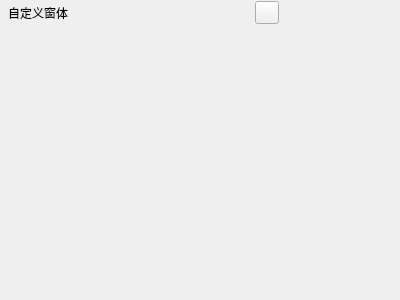
<?xml version="1.0" encoding="UTF-8"?>
<ui version="4.0">
 <class>QtForm</class>
 <widget class="QDialog" name="QtForm">
  <property name="geometry">
   <rect>
    <x>0</x>
    <y>0</y>
    <width>400</width>
    <height>300</height>
   </rect>
  </property>
  <property name="windowTitle">
   <string>Dialog</string>
  </property>
  <layout class="QVBoxLayout" name="verticalLayout">
   <property name="spacing">
    <number>0</number>
   </property>
   <property name="leftMargin">
    <number>1</number>
   </property>
   <property name="topMargin">
    <number>1</number>
   </property>
   <property name="rightMargin">
    <number>1</number>
   </property>
   <property name="bottomMargin">
    <number>1</number>
   </property>
   <item>
    <widget class="QWidget" name="QtFormTitle" native="true">
     <property name="sizePolicy">
      <sizepolicy hsizetype="Preferred" vsizetype="Fixed">
       <horstretch>0</horstretch>
       <verstretch>0</verstretch>
      </sizepolicy>
     </property>
     <layout class="QHBoxLayout" name="horizontalLayout_2">
      <property name="spacing">
       <number>0</number>
      </property>
      <property name="leftMargin">
       <number>0</number>
      </property>
      <property name="topMargin">
       <number>0</number>
      </property>
      <property name="rightMargin">
       <number>0</number>
      </property>
      <property name="bottomMargin">
       <number>0</number>
      </property>
      <item>
       <widget class="QLabel" name="QtLabIco">
        <property name="text">
         <string/>
        </property>
        <property name="alignment">
         <set>Qt::AlignCenter</set>
        </property>
       </widget>
      </item>
      <item>
       <widget class="QLabel" name="QtLabTitle">
        <property name="sizePolicy">
         <sizepolicy hsizetype="Expanding" vsizetype="Preferred">
          <horstretch>0</horstretch>
          <verstretch>0</verstretch>
         </sizepolicy>
        </property>
        <property name="text">
         <string>自定义窗体</string>
        </property>
       </widget>
      </item>
      <item>
       <widget class="QToolButton" name="btnMenu">
        <property name="sizePolicy">
         <sizepolicy hsizetype="Fixed" vsizetype="Expanding">
          <horstretch>0</horstretch>
          <verstretch>0</verstretch>
         </sizepolicy>
        </property>
        <property name="text">
         <string/>
        </property>
        <property name="popupMode">
         <enum>QToolButton::InstantPopup</enum>
        </property>
       </widget>
      </item>
      <item>
       <widget class="QPushButton" name="btnMenu_Min">
        <property name="sizePolicy">
         <sizepolicy hsizetype="Minimum" vsizetype="Expanding">
          <horstretch>0</horstretch>
          <verstretch>0</verstretch>
         </sizepolicy>
        </property>
        <property name="text">
         <string/>
        </property>
        <property name="flat">
         <bool>true</bool>
        </property>
       </widget>
      </item>
      <item>
       <widget class="QPushButton" name="btnMenu_Max">
        <property name="sizePolicy">
         <sizepolicy hsizetype="Minimum" vsizetype="Expanding">
          <horstretch>0</horstretch>
          <verstretch>0</verstretch>
         </sizepolicy>
        </property>
        <property name="focusPolicy">
         <enum>Qt::NoFocus</enum>
        </property>
        <property name="text">
         <string/>
        </property>
        <property name="flat">
         <bool>true</bool>
        </property>
       </widget>
      </item>
      <item>
       <widget class="QPushButton" name="btnMenu_Close">
        <property name="sizePolicy">
         <sizepolicy hsizetype="Minimum" vsizetype="Expanding">
          <horstretch>0</horstretch>
          <verstretch>0</verstretch>
         </sizepolicy>
        </property>
        <property name="focusPolicy">
         <enum>Qt::NoFocus</enum>
        </property>
        <property name="flat">
         <bool>true</bool>
        </property>
       </widget>
      </item>
     </layout>
    </widget>
   </item>
   <item>
    <widget class="QWidget" name="QtFormMain" native="true">
     <property name="styleSheet">
      <string notr="true">#gboxSoftKey .QPushButton{
border-width:0px;
border-radius:0px;
padding:2px;
}

#gboxSoftKey .QPushButton:hover{
border:1px solid #FF0000;
}

#gboxSoftKey{
border-width:0px;
border-radius:0px;
}</string>
     </property>
     <layout class="QVBoxLayout" name="verticalLayout_2">
      <property name="spacing">
       <number>0</number>
      </property>
      <property name="leftMargin">
       <number>0</number>
      </property>
      <property name="topMargin">
       <number>0</number>
      </property>
      <property name="rightMargin">
       <number>0</number>
      </property>
      <property name="bottomMargin">
       <number>0</number>
      </property>
     </layout>
    </widget>
   </item>
  </layout>
 </widget>
 <resources/>
 <connections/>
</ui>
